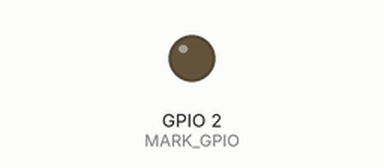
A sketch run on a simulated ESP32. Parts: output pins drawn as LEDs (lit = HIGH). At 3.5 s the program puts the board to deep sleep or switches it off; the recording ends there.

Above: at 0.1 s.
At 1.1 s:
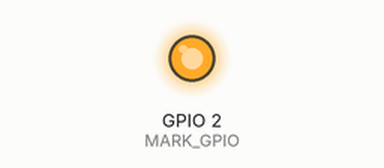
Timing chart, 0 to 3.5 s (numbered marks = the images above):
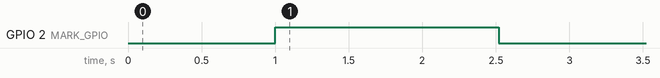

The sketch:

esp32h2_sleep.ino
```cpp
#include <Arduino.h>
#include "esp_sleep.h"
#include "driver/gpio.h"

// ====== nastavení ======
#define MARK_GPIO          2        // digitální značka: H = aktivní okno
#define GPIO_WAKE_PIN      10       // RTC schopný pin; probuzení na HIGH

#define PRE_SLEEP_MS       500
#define POST_SLEEP_MS      3000
#define ACTIVE_WINDOW_MS   1500
#define PERIOD_US          1000
#define DUTY_US            250
#define DEEP_SLEEP_MS      5000

// ====== scénář přes deep sleep ======
RTC_DATA_ATTR uint8_t s = 0; // 0: light→active→light→hop, 1: deep(tmr), 2: deep(GPIO)

// „měkká“ zátěž (stabilní průměrný odběr)
static inline void soft_load_ms(uint32_t ms) {
  const uint32_t total_us = ms * 1000UL;
  uint32_t t = 0;
  while (t < total_us) {
    const uint32_t busy = DUTY_US;
    const uint32_t idle = (PERIOD_US > busy) ? (PERIOD_US - busy) : 0;

    uint32_t start = micros();
    while ((uint32_t)(micros() - start) < busy) { __asm__ __volatile__("nop"); }
    if (idle) delayMicroseconds(idle);
    t += PERIOD_US;
  }
}

static inline void light_sleep_ms(uint32_t ms) {
  esp_sleep_enable_timer_wakeup((uint64_t)ms * 1000ULL);
  esp_light_sleep_start();
}

static inline void deep_sleep_ms(uint32_t ms) {
  esp_sleep_enable_timer_wakeup((uint64_t)ms * 1000ULL);
  gpio_hold_en((gpio_num_t)MARK_GPIO);     // drž marker LOW během deep
  esp_deep_sleep_start();                  // reset po probuzení
}

static inline void deep_sleep_gpio_high(int gpio) {
  // EXT1: probuzení na HIGH na zvoleném pinu
  esp_sleep_disable_wakeup_source(ESP_SLEEP_WAKEUP_ALL);
  uint64_t mask = 1ULL << gpio;
  esp_sleep_enable_ext1_wakeup(mask, ESP_EXT1_WAKEUP_ANY_HIGH);

  // vstup + pulldown (doporučuju mít i externí 100k pulldown)
  pinMode(gpio, INPUT);
  gpio_pulldown_en((gpio_num_t)gpio);      // interní PD pro případ plovaní

  // marker stáhnout a usnout (marker držíme nízko)
  digitalWrite(MARK_GPIO, LOW);
  gpio_hold_en((gpio_num_t)MARK_GPIO);
  esp_deep_sleep_start();                  // čeká na HIGH → reset
}

void setup() {
  pinMode(MARK_GPIO, OUTPUT);
  digitalWrite(MARK_GPIO, LOW);

  switch (s) {
    default: s = 0; // fallthrough

    case 0: // light → aktivní okno → light → hop (pro oddělení)
      light_sleep_ms(PRE_SLEEP_MS);

      digitalWrite(MARK_GPIO, HIGH);
      soft_load_ms(ACTIVE_WINDOW_MS);
      digitalWrite(MARK_GPIO, LOW);

      light_sleep_ms(POST_SLEEP_MS);

      s = 1;
      deep_sleep_ms(100);                  // krátký DS hop do dalšího stavu
      break;

    case 1: // čisté deep sleep (timer) – minimum proudu
      s = 2;
      digitalWrite(MARK_GPIO, LOW);
      deep_sleep_ms(DEEP_SLEEP_MS);
      break;

    case 2: // deep sleep s probuzením na GPIO HIGH
      s = 0;                               // po probuzení se vrací na prezentaci
      deep_sleep_gpio_high(GPIO_WAKE_PIN);
      break;
  }
}

void loop() { /* nic */ }
```

Measured:
- by itself, GPIO 2 (MARK_GPIO): LOW → HIGH at 1.0 s, → LOW 1.5 s later
